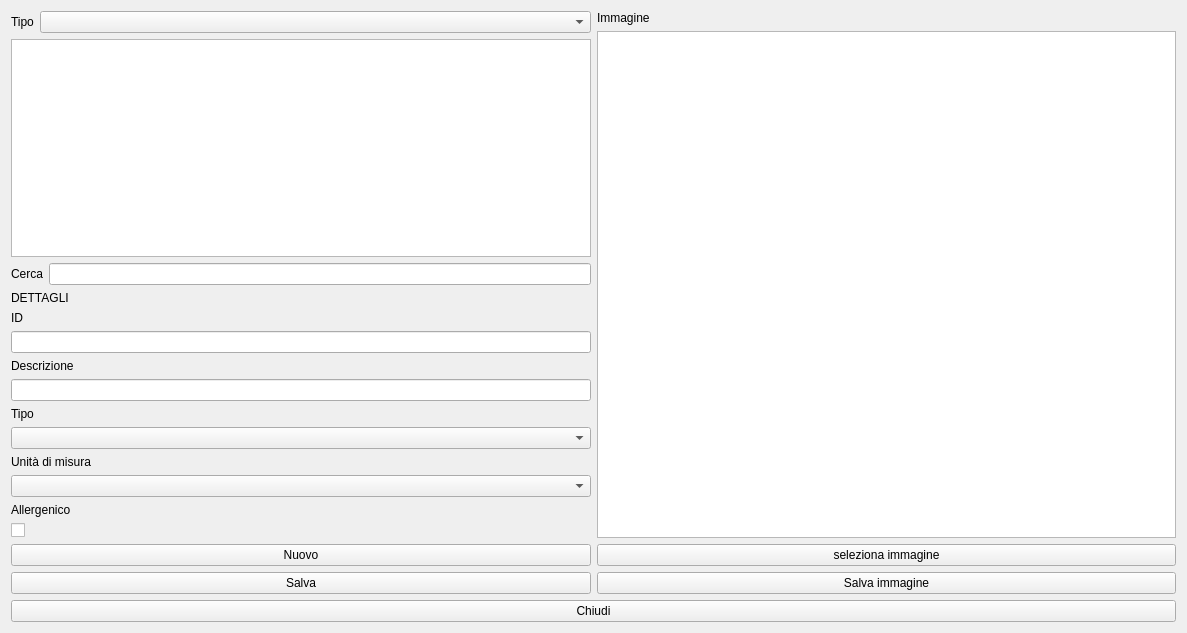
<?xml version="1.0" encoding="UTF-8"?>
<ui version="4.0">
 <class>HProdotti</class>
 <widget class="QWidget" name="HProdotti">
  <property name="windowModality">
   <enum>Qt::ApplicationModal</enum>
  </property>
  <property name="geometry">
   <rect>
    <x>0</x>
    <y>0</y>
    <width>1187</width>
    <height>633</height>
   </rect>
  </property>
  <property name="windowTitle">
   <string>Prodotti</string>
  </property>
  <property name="windowIcon">
   <iconset resource="Resources/icons.qrc">
    <normaloff>:/Gift.PNG</normaloff>:/Gift.PNG</iconset>
  </property>
  <layout class="QVBoxLayout" name="verticalLayout_5">
   <item>
    <layout class="QHBoxLayout" name="horizontalLayout">
     <item>
      <layout class="QVBoxLayout" name="verticalLayout_4">
       <item>
        <layout class="QVBoxLayout" name="verticalLayout">
         <item>
          <layout class="QFormLayout" name="formLayout">
           <item row="0" column="0">
            <widget class="QLabel" name="label">
             <property name="text">
              <string>Tipo</string>
             </property>
             <property name="buddy">
              <cstring>cbxType</cstring>
             </property>
            </widget>
           </item>
           <item row="0" column="1">
            <widget class="QComboBox" name="cbxType"/>
           </item>
          </layout>
         </item>
         <item>
          <widget class="QListView" name="lvMaster">
           <property name="mouseTracking">
            <bool>true</bool>
           </property>
           <property name="alternatingRowColors">
            <bool>true</bool>
           </property>
           <property name="modelColumn">
            <number>0</number>
           </property>
          </widget>
         </item>
         <item>
          <layout class="QGridLayout" name="gridLayout">
           <item row="0" column="0">
            <widget class="QLabel" name="label_2">
             <property name="text">
              <string>Cerca</string>
             </property>
            </widget>
           </item>
           <item row="0" column="1">
            <widget class="QLineEdit" name="lnSearch"/>
           </item>
          </layout>
         </item>
        </layout>
       </item>
       <item>
        <layout class="QVBoxLayout" name="verticalLayout_2">
         <item>
          <widget class="QLabel" name="label_3">
           <property name="text">
            <string>DETTAGLI</string>
           </property>
          </widget>
         </item>
         <item>
          <widget class="QLabel" name="label_4">
           <property name="text">
            <string>ID</string>
           </property>
          </widget>
         </item>
         <item>
          <widget class="QLineEdit" name="lid">
           <property name="readOnly">
            <bool>true</bool>
           </property>
          </widget>
         </item>
         <item>
          <widget class="QLabel" name="label_5">
           <property name="text">
            <string>Descrizione</string>
           </property>
          </widget>
         </item>
         <item>
          <widget class="QLineEdit" name="desc"/>
         </item>
         <item>
          <widget class="QLabel" name="label_6">
           <property name="text">
            <string>Tipo</string>
           </property>
          </widget>
         </item>
         <item>
          <widget class="QComboBox" name="cbxtipo"/>
         </item>
         <item>
          <widget class="QLabel" name="label_8">
           <property name="text">
            <string>Unità di misura</string>
           </property>
          </widget>
         </item>
         <item>
          <widget class="QComboBox" name="cbxUM"/>
         </item>
         <item>
          <widget class="QLabel" name="label_7">
           <property name="text">
            <string>Allergenico</string>
           </property>
          </widget>
         </item>
         <item>
          <widget class="QCheckBox" name="cballergenico"/>
         </item>
        </layout>
       </item>
       <item>
        <layout class="QVBoxLayout" name="verticalLayout_3">
         <item>
          <widget class="QPushButton" name="pushButton_4">
           <property name="text">
            <string>Nuovo</string>
           </property>
           <property name="icon">
            <iconset resource="Resources/icons.qrc">
             <normaloff>:/Plus.PNG</normaloff>:/Plus.PNG</iconset>
           </property>
          </widget>
         </item>
         <item>
          <widget class="QPushButton" name="pushButton_5">
           <property name="text">
            <string>Salva</string>
           </property>
           <property name="icon">
            <iconset resource="Resources/icons.qrc">
             <normaloff>:/Download.PNG</normaloff>:/Download.PNG</iconset>
           </property>
          </widget>
         </item>
        </layout>
       </item>
      </layout>
     </item>
     <item>
      <layout class="QVBoxLayout" name="verticalLayout_7">
       <item>
        <widget class="QLabel" name="label_11">
         <property name="text">
          <string>Immagine</string>
         </property>
        </widget>
       </item>
       <item>
        <widget class="QGraphicsView" name="graphicsView"/>
       </item>
       <item>
        <widget class="QPushButton" name="pushButton">
         <property name="text">
          <string>seleziona immagine</string>
         </property>
         <property name="icon">
          <iconset resource="Resources/icons.qrc">
           <normaloff>:/Map.PNG</normaloff>:/Map.PNG</iconset>
         </property>
        </widget>
       </item>
       <item>
        <widget class="QPushButton" name="pushButton_2">
         <property name="text">
          <string>Salva immagine</string>
         </property>
         <property name="icon">
          <iconset resource="Resources/icons.qrc">
           <normaloff>:/Download.PNG</normaloff>:/Download.PNG</iconset>
         </property>
        </widget>
       </item>
      </layout>
     </item>
    </layout>
   </item>
   <item>
    <widget class="QPushButton" name="pushButton_3">
     <property name="text">
      <string>Chiudi</string>
     </property>
     <property name="icon">
      <iconset resource="Resources/icons.qrc">
       <normaloff>:/Banned-Sign.PNG</normaloff>:/Banned-Sign.PNG</iconset>
     </property>
    </widget>
   </item>
  </layout>
 </widget>
 <resources>
  <include location="Resources/icons.qrc"/>
 </resources>
 <connections/>
</ui>
